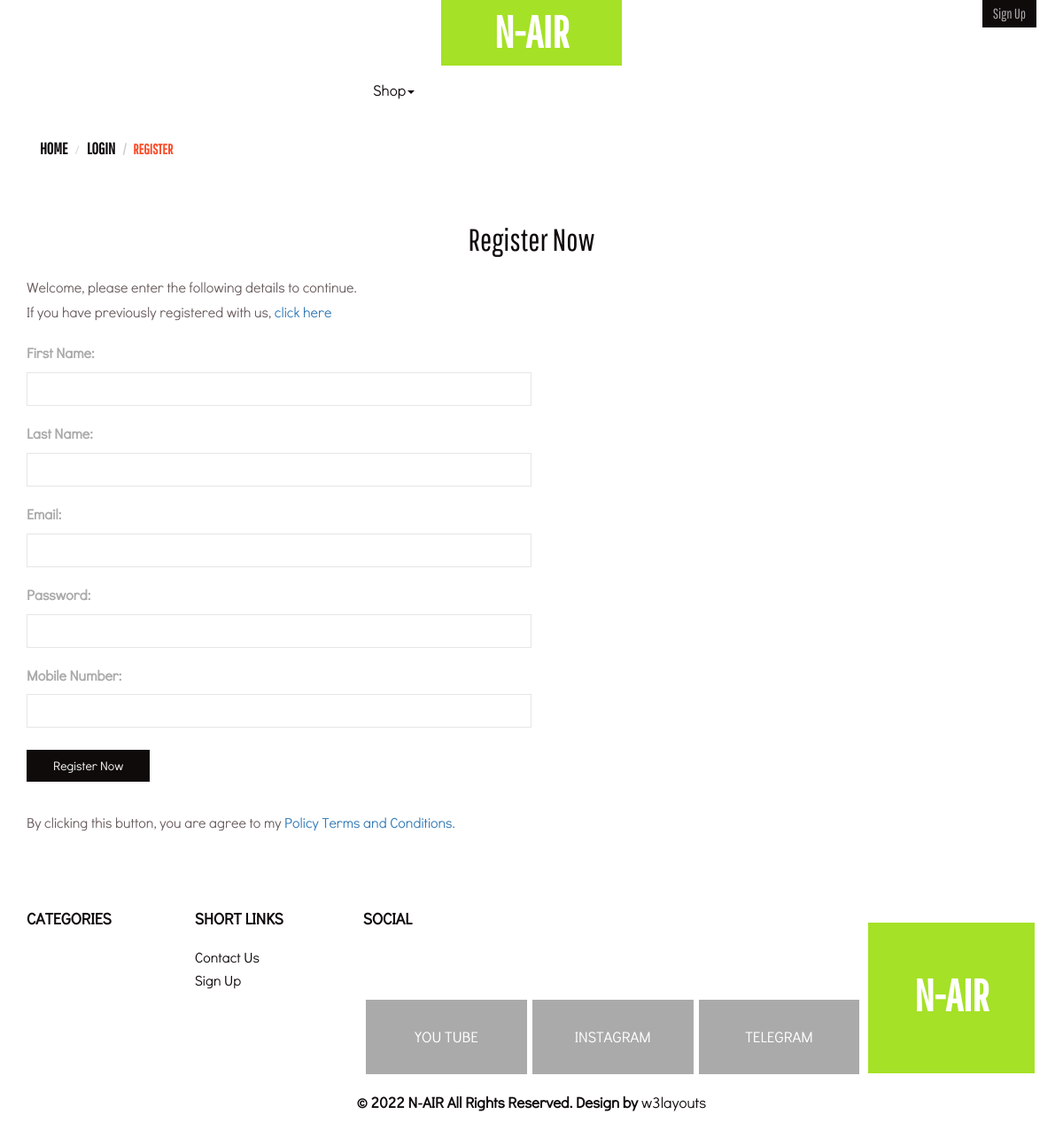
Page /register on the earlier database version.
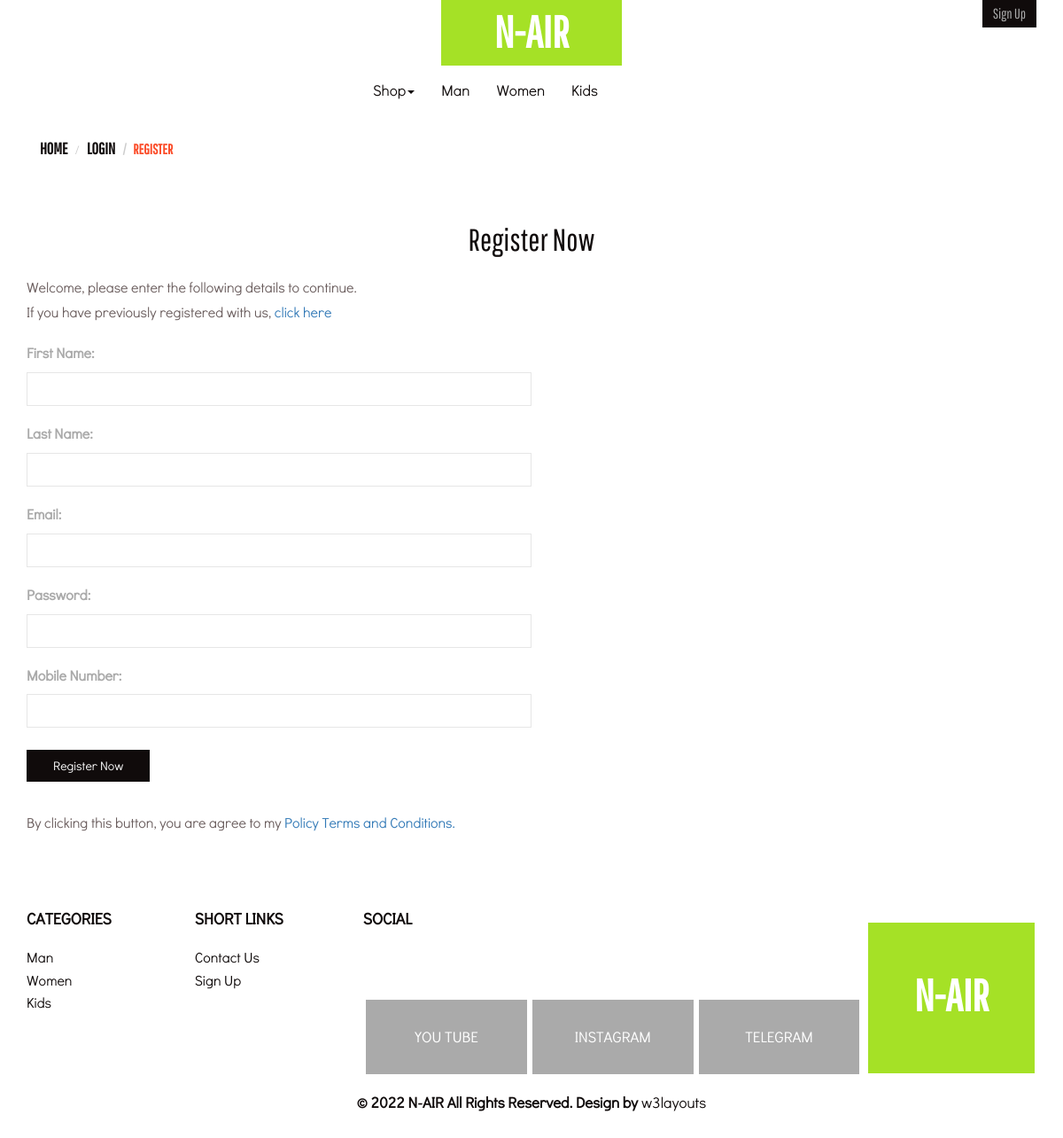
Same page on the later database version.
### n_air/models.py (models this page shows, shortened)
class Category(models.Model):
    name = models.CharField(max_length=150)
    slug = models.SlugField(unique=True, blank=True)
    image = models.ImageField()

### n_air/views.py (the view)
# urls.py: path('register', views.register, name='register'),
def register(request):
    ctg = Category.objects.all()
    forms = RegisterUp()
    if request.POST:
        forms = RegisterUp(request.POST)
        if forms.is_valid():
            forms.save()
            return redirect('home')
    ctx = {
        'ctg': ctg,
        'forms': forms
    }
    return render(request, 'blog/register.html', ctx)

### n_air/forms.py
class RegisterUp(forms.ModelForm):
    password = forms.CharField(widget=forms.PasswordInput)
    class Meta:
        model = Register
        fields = '__all__'
        exclude = ['message']

### templates/blog/register.html (shortened to what this page needs)
{% extends 'basic.html'%}
{% block content %}
<body>
<div class="head-bread">
    <div class="container">
        <ol class="breadcrumb">
            <li><a href="index.html">Home</a></li>
            <li><a href="register.html">LOGIN</a></li>
            <li class="active">REGISTER</li>
        </ol>
    </div>
</div>
<div class="reg-form">
<div class="container">
    <div class="reg">
        <h3>Register Now</h3>
        <p>Welcome, please enter the following details to continue.</p>
        <p>If you have previously registered with us, <a href="#">click here</a></p>
         <form method="post">
            <ul>
                <li class="text-info" >First Name: </li>
                <li><input type="text" id="register-name" name="name" value=""></li>
            </ul>
            <ul>
                <li class="text-info ">Last Name: </li>
                <li><input type="text" id="register-last_name" name="last_name" value=""></li>
             </ul>
            <ul>
                <li class="text-info">Email: </li>
                <li><input type="text" id="register-email" name="email" value=""></li>
            </ul>
            <ul>
                <li class="text-info">Password: </li>
                <li><input type="password" id="register-password" name="password" value=""></li>
            </ul>
            <ul>
                <li class="text-info">Mobile Number:</li>
                <li><input type="text" id="register-phone" name="phone" value=""></li>
            </ul>
            <input type="submit" value="Register Now">
            <p class="click">By clicking this button, you are agree to my  <a href="#">Policy Terms and Conditions.</a></p>
        </form>
    </div>
</div>
</div>
</body>
{% endblock content %}

### templates/basic.html (shortened to what this page needs)
<!DOCTYPE html>
{% load static %}
<html lang="en">
    <head>
			 <link href="{% static 'css/bootstrap.min.css' %}" rel="stylesheet" type="text/css">
			<link href="{% static 'css/style.css' %} " rel="stylesheet" type="text/css"/>
    </head>
    <body>
        <div class="header">
            <div class="container">
                <div class="header-top">
                    <div class="logo">
                        <a href="{% url 'home' %}">N-AIR</a>
                    </div>
                    <div class="login-bars">
                        <a class="btn btn-default log-bar" href="{% url 'register' %}" role="button">Sign up</a>
                    </div>
                </div>
                <div class="header-botom">
                    <div class="content white">
                    <nav class="navbar navbar-default nav-menu" role="navigation">
                        <div class="collapse navbar-collapse collapse-pdng" id="bs-example-navbar-collapse-1">
                            <ul class="nav navbar-nav nav-font">
                                <li class="dropdown">
                                    <a href="#" class="dropdown-toggle" data-toggle="dropdown">Shop<b class="caret"></b></a>
                                </li>
                                {% for i in ctg %}
                                <li><a href="{% url 'products' slug=i.slug %}">{{ i.name }}</a></li>
                                {% endfor %}
                                <div class="clearfix"></div>
                            </ul>
                            <div class="clearfix"></div>
                        </div>
                    </nav>
                    </div>
                </div>
            </div>
        </div>
        {% block content %}
        {% endblock content %}
     <div class="footer-grid">
            <div class="container">
                <div class="col-md-2 re-ft-grd">
                    <h3>Categories</h3>
                    {% for i in ctg %}
                    <ul class="categories">
                        <li><a href="{% url 'products' slug=i.slug %}">{{ i.name }}</a></li>
                    </ul>
                    {% endfor %}
                </div>
                <div class="col-md-2 re-ft-grd">
                    <h3>Short links</h3>
                    <ul class="shot-links">
                        <li><a href="{% url 'contact' %}">Contact us</a></li>
                        <li><a href="{% url 'register' %}">Sign Up</a></li>
                    </ul>
                </div>
                <div class="col-md-6 re-ft-grd">
                    <h3>Social</h3>
                    <ul class="social">
                        <li><a href="https://www.youtube.com/channel/UCa6LNXZrc6IUpvNGX9-Dn8Q" class="fb">You Tube</a></li>
                        <li><a href="#" class="twt">Instagram</a></li>
                        <li><a href="https://t.me/PythonCoder_p" class="gpls">Telegram</a></li>
                    </ul>
                </div>
                <div class="col-md-2 re-ft-grd">
                    <div class="bt-logo">
                        <div class="logo">
                            <a href="{% url 'home' %}" class="ft-log">N-AIR</a>
                        </div>
                    </div>
                </div>
        <div class="clearfix"></div>
            </div>
            <div class="copy-rt">
                <div class="container">
            <p>&copy;   2022 N-AIR All Rights Reserved. Design by <a href="http://www.w3layouts.com">w3layouts</a></p>
                </div>
            </div>
        </div>
    </body>
</html>

### static/css/style.css (style rules this page uses)
h4, h5, h6, h1, h2, h3 { margin: 0; }
ul, ol, li { margin: 0; padding: 0; }
p { margin: 0;padding: 0; }
body { margin:0; padding:0; }
.header-top { position: relative; padding: 0; text-align: center; }
.login-bars { position: absolute; top: 0%; right: 0%; }
.logo a,.logo a:hover { font-family: 'Pathway Gothic One'; background-color: #A5E126; text-transform: uppercase; text-decoration: none; padding: 10px 60px; font-weight: bold; font-size: 50px; color: #fff; }
a.log-bar { background-color: #100B0B; color: #aaa; border-radius: 0; border: 0; padding: 4px 12px; font-family: 'Pathway Gothic One'; font-weight: 400; font-size: 16px; text-transform: capitalize; }
* { margin: 0; padding: 0; font-family: 'Didact Gothic'; font-weight: 400; }
.nav-menu { background: transparent; border-radius: 0; border: 0; margin-top: 6px; }
.collapse-pdng { padding: 0px 0px; margin: 0 auto; width: 34%; }
ul.nav-font>li>a { font-size: 17px; color: #100b0b !important; font-family: 'Didact Gothic'; font-weight: 400; }
.footer-grid ul { list-style-type: none; }
.footer-grid { padding: 3em 0; }
.re-ft-grd h3 { font-family: 'Didact Gothic'; font-weight: 700; text-transform: uppercase; font-size: 18px; color: #100b0b; margin-bottom: 20px; text-shadow: none; }
ul.categories li a,ul.shot-links li a { font-family: 'Didact Gothic'; color: #100b0b; font-size: 16px; font-weight: 400; text-transform: capitalize; line-height: 1.6em; }
ul.social li { display: inline; }
.re-ft-grd { padding: 0; }
ul.social li a { padding: 30px 0px; width: 31.9%; float: left; background-color: #AAA; color: #fff; text-align: center; margin: 61px 3px 0px; font-size: 17px; text-transform: uppercase; font-weight: 400; }
.bt-logo { padding-top: 60px; }
a.ft-log, a.ft-log:hover { padding: 52px 52PX 60PX; }
.copy-rt { text-align: center; margin-top: 20px; }
.copy-rt p { font-family: 'Didact Gothic'; color: #100b0b; font-weight: 700; font-size: 17px; }
.copy-rt p a { text-decoration: none; color: #100b0b; }
ol.breadcrumb li a { text-transform: uppercase; font-weight: bold; color: #100B0B; font-family: 'Pathway Gothic One'; font-size: 18px; text-shadow: none; }
.breadcrumb>.active { font-family: 'Pathway Gothic One'; color: #fb4c29; font-weight: 600; font-size: 16px; }
.breadcrumb { background-color: #FFFFFF; }
.reg-form { padding: 3em 0; text-align: left; }
.reg h3 { text-align: center; font-size: 35px; color: #100b0b; margin: 0 0 20px; font-family: 'Pathway Gothic One'; }
.reg p { color: #6B5E5E; margin: 0px 0px 0px; font-size: 16px; line-height: 1.8em; }
.reg ul { list-style-type: none; margin-top: 20px; }
.reg ul li { text-align: left; }
.reg ul li.text-info { color:#aaa; font-size: 16px; text-transform: capitalize; margin: 0 0 10px 0; font-weight: bold; text-align: left; }
.reg form input[type="text"], .reg form input[type="password"] { width: 50%; padding: 8px; font-size: 14px; font-weight: 400; border: 1px solid #e6e6e6; outline: none; color: #000; }
.reg form input[type=submit] { outline: none; border: none; color: #ffffff; padding: 8px 30px; font-size: 14px; cursor: pointer; margin: 25px 0 32px 0; background: #100b0b; border-top: none; border-left: none; border-right: none; text-align: left; }

Differences in the rows shown:
added Category: name "Man"
added Category: name "Women"
added Category: name "Kids"
